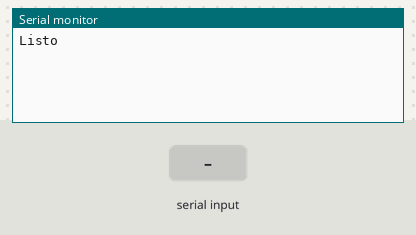
Recording of a sketch running on a simulated Arduino Uno, built with avr-gcc and run on an emulated ATmega328P. Parts: the last lines printed to the serial monitor. The inputs (shaded band) are chosen by the test bench.

Above: at 1.2 s.
1.3 s: "1" received over the second serial link
At 2.3 s:
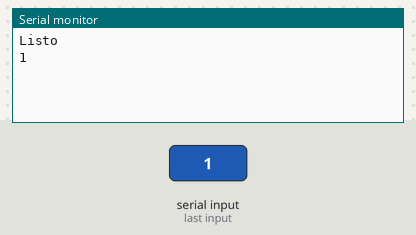
2.8 s: "0" received over the second serial link
At 3.5 s:
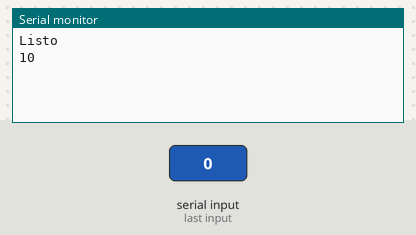

Measured:
- after the input at 1.3 s, the serial monitor: prints a new line at once (image 1)
- after the input at 2.8 s, the serial monitor: prints a new line at once (image 2)

The sketch:

s27.ino
```cpp
#include<SoftwareSerial.h>

SoftwareSerial moduloAngel(10,11);//RX TX

void setup()
{
  Serial.begin(9600); //Comunicacion con la PC, monitor serie
  moduloAngel.begin(38400); //Comunicación con el modulo bluetooth
  Serial.println("Listo");
}

void loop()
{
  if(moduloAngel.available())
    Serial.write(moduloAngel.read());
  if(Serial.available())
    moduloAngel.write(Serial.read());
}
```
